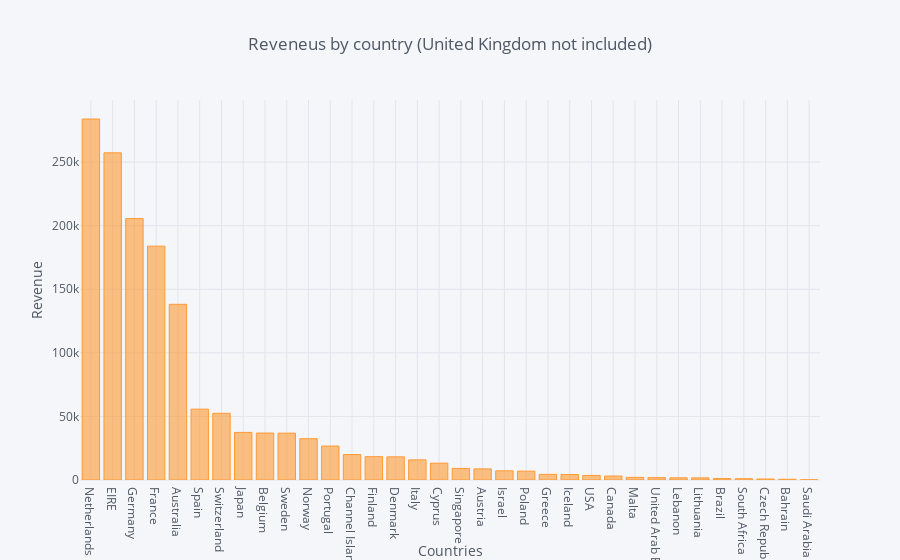

This figure's notebook cell:
### Markdown cell above
## 1. Create an interactive bar chart showing total quantity and revenue by country (excluding United Kingdom) for the month of April 2011.

### Code cell
data_reveneu = data[data.Country != 'United Kingdom'].groupby(by='Country')\
            .agg({'Revenue':'sum'}).sort_values(by='Revenue', ascending=False).reset_index()

data_reveneu.iplot(kind='bar',x='Country', xTitle='Countries', 
                   y='Revenue', yTitle='Revenue', 
                   title='Reveneus by country (United Kingdom not included)')

### Figure 1 — Plotly figure (JSON) as saved in the notebook; plotly's stock layout.template omitted (floating-point values rounded to 4 significant figures)
{"data": [{"marker": {"color": "rgba(255, 153, 51, 0.6)", "line": {"color": "rgba(255, 153, 51, 1.0)", "width": 1}}, "name": "Revenue", "orientation": "v", "text": "", "type": "bar", "uid": "06e5e4ee-e08d-46ac-8468-4360b1712be2", "x": ["Netherlands", "EIRE", "Germany", "France", "Australia", "Spain", "Switzerland", "Japan", "Belgium", "Sweden", "Norway", "Portugal", "Channel Islands", "Finland", "Denmark", "Italy", "Cyprus", "Singapore", "Austria", "Israel", "Poland", "Greece", "Iceland", "USA", "Canada", "Malta", "United Arab Emirates", "Lebanon", "Lithuania", "Brazil", "South Africa", "Czech Republic", "Bahrain", "Saudi Arabia"], "y": [283900.0, 257300.0, 205600.0, 183900.0, 138200.0, 55730.0, 52440.0, 37420.0, 36930.0, 36840.0, 32450.0, 26710.0, 20010.0, 18340.0, 18210.0, 15820.0, 13250.0, 9120.0, 8743.0, 7222.0, 6975.0, 4426.0, 4310.0, 3580.0, 3115.0, 2071.0, 1865.0, 1694.0, 1661.0, 1144.0, 1002.0, 786.7, 548.4, 145.9]}], "layout": {"legend": {"bgcolor": "#F5F6F9", "font": {"color": "#4D5663"}}, "paper_bgcolor": "#F5F6F9", "plot_bgcolor": "#F5F6F9", "title": {"font": {"color": "#4D5663"}, "text": "Reveneus by country (United Kingdom not included)"}, "xaxis": {"gridcolor": "#E1E5ED", "showgrid": true, "tickfont": {"color": "#4D5663"}, "title": {"font": {"color": "#4D5663"}, "text": "Countries"}, "zerolinecolor": "#E1E5ED"}, "yaxis": {"gridcolor": "#E1E5ED", "showgrid": true, "tickfont": {"color": "#4D5663"}, "title": {"font": {"color": "#4D5663"}, "text": "Revenue"}, "zerolinecolor": "#E1E5ED"}}}
